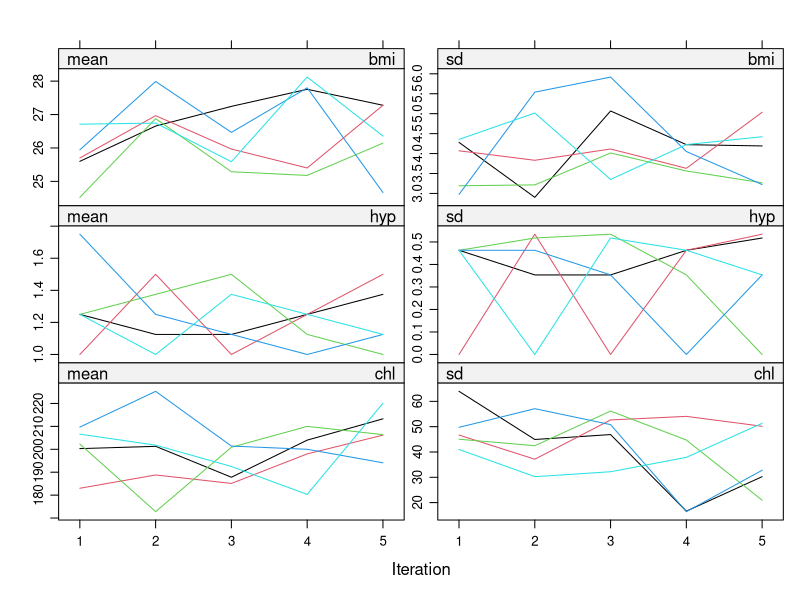

This figure's R source:
library(mice)


### Name: mice.impute.cart
### Title: Imputation by classification and regression trees
### Aliases: mice.impute.cart cart
### Keywords: datagen

### ** Examples

require(rpart)

imp <- mice(nhanes2, meth = 'cart', minbucket = 4)
plot(imp)
